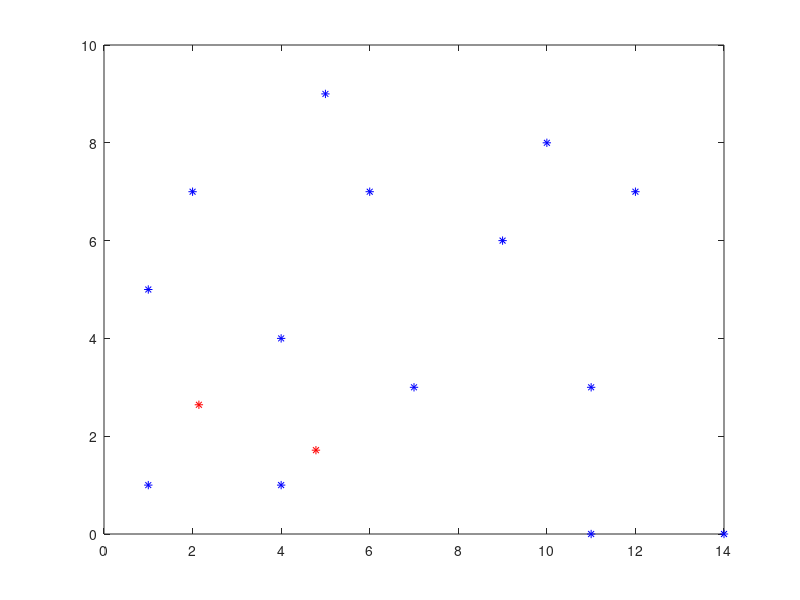
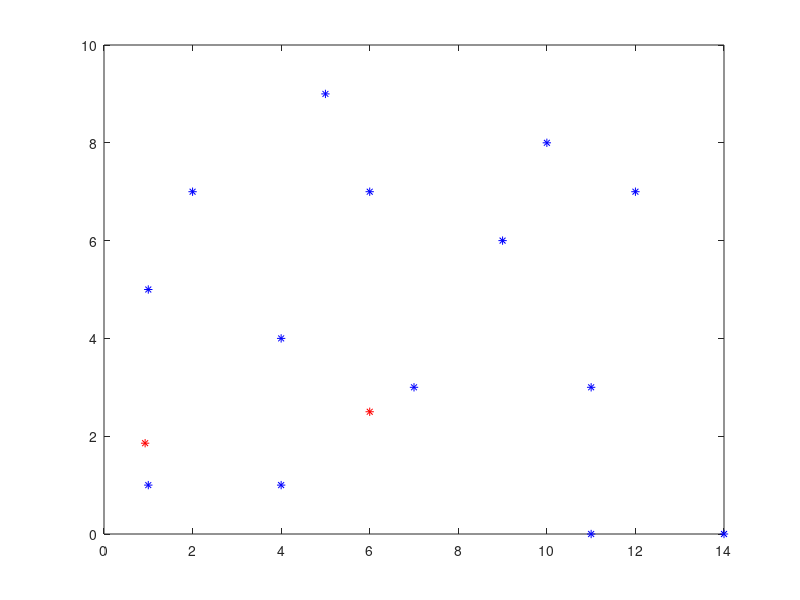
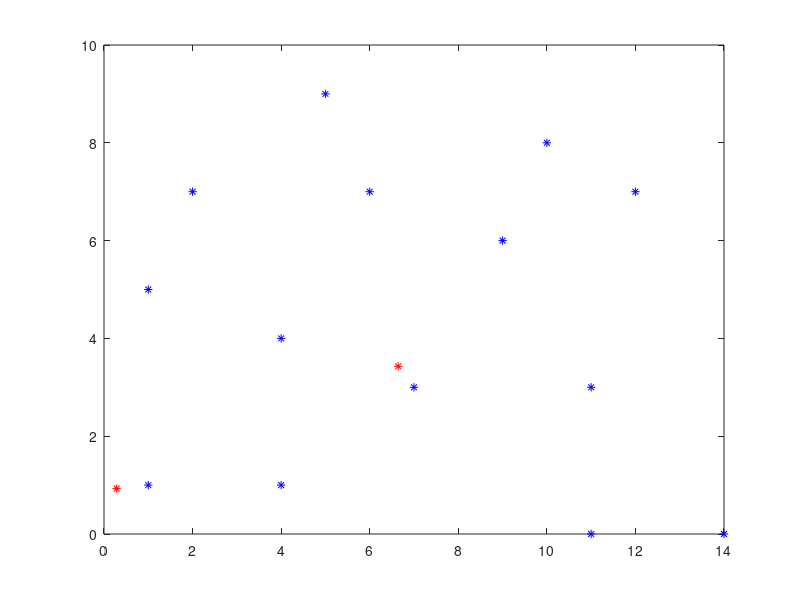
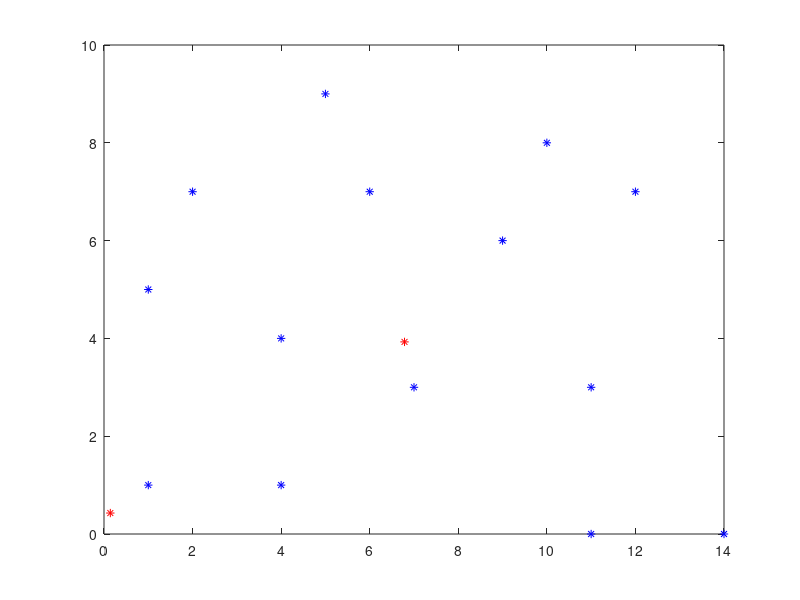

Reproduce these figures in MATLAB, in order.
%%%%%%%%%%%%%%%%%%%%%%%%%%%%%%%%%%%%%%%%%%%%%%%%%%%%%%%%%%%%%%%%%%%%%%%%%%%%%%%%%%%%
% K mean algorithm groups given observationts to 'k' clusters. It calc the centroid of the observations % 
% and assign the observations to the cluster corresponding to nearest centroid.
% 
%
% NOTES:
% This program is to illustrate how the centoid changes for 2 clusters in K-Mean clustering algorithm
% Points denoted by '*' in red colour denotes centroid of the points
% It can be seen that the movement of centoid converges after few steps
% During compilation press any key to find consecutive centroid images
%
% Author: Abdur Rahman Mohamed Ismail 
%%%%%%%%%%%%%%%%%%%%%%%%%%%%%%%%%%%%%%%%%%%%%%%%%%%%%%%%%%%%%%%%%%%%%%%%%%%%%%%%%%%%

clc;
clear all;
close all;

disp("Press any key to find consecutive centroid images");

%Create Random Data set
A=[ [1,1];[1,5];[2,7];[10,8];[7,3];[6,7];[5,9];[14,0];[4,4];[12,7];[11,3];[9,6];[11,0];[4,1]];
%%%%%%%%%%%%%%%%%%%%%%%%%%%%%%%%%
%First step initialisation
k=2;     % NO of clusters 
Cmat=[[4,4];[12,6]]; % Random points as centroid to start the process
len=length(A);
Cindi=zeros(len,1);
Dmat=zeros(2,1);
Centmat=zeros(2,1);
  
for m=1:len 
 for i=1:len 
  for j=1:2
        a=(A(i,1) - Cmat(j,1))^2; % Finding the distance between centoid other points
        b=(A(i,2) - Cmat(j,2))^2;
   Dmat(j,1) = sqrt(a+b);
  end
  if (Dmat(1,1) < Dmat(2,1))
       Cindi(i,1)= 1;          %Pointers to denote which cluster they belong to
  else
       Cindi(i,1)= 2;
  end
   
    Dmat=zeros(2,1);
 end
Cmat=zeros(2,2);
for i=1:14
    if Cindi(i,1)== 1
        Cmat(1,1)= Cmat(1,1)+ (A(i,1)/len);  % Finding the centroid x axis
        Cmat(1,2)= Cmat(1,2)+ (A(i,2)/len);  % Finding the centroid y axis
    else
        Cmat(2,1)= Cmat(2,1)+ (A(i,1)/len);
        Cmat(2,2)= Cmat(2,2)+ (A(i,2)/len);
    end
end
    figure();
    plot(A(:,1),A(:,2),'b*');
    hold on;
    plot(Cmat(:,1),Cmat(:,2),'r*'); % Print the centroid points
        pause()
end


